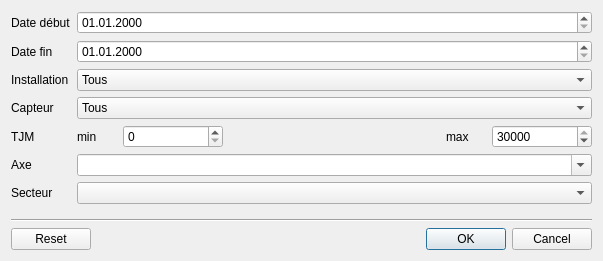
<?xml version="1.0" encoding="UTF-8"?>
<ui version="4.0">
 <class>Filter</class>
 <widget class="QDialog" name="Filter">
  <property name="geometry">
   <rect>
    <x>0</x>
    <y>0</y>
    <width>603</width>
    <height>261</height>
   </rect>
  </property>
  <property name="windowTitle">
   <string>Filter</string>
  </property>
  <layout class="QVBoxLayout" name="verticalLayout">
   <item>
    <layout class="QFormLayout" name="formLayout">
     <item row="0" column="0">
      <widget class="QLabel" name="label">
       <property name="text">
        <string>Date début</string>
       </property>
      </widget>
     </item>
     <item row="0" column="1">
      <widget class="QgsDateTimeEdit" name="start_date">
       <property name="locale">
        <locale language="French" country="France"/>
       </property>
       <property name="displayFormat">
        <string>dd.MM.yyyy </string>
       </property>
      </widget>
     </item>
     <item row="1" column="0">
      <widget class="QLabel" name="label_2">
       <property name="text">
        <string>Date fin</string>
       </property>
      </widget>
     </item>
     <item row="1" column="1">
      <widget class="QgsDateTimeEdit" name="end_date">
       <property name="displayFormat">
        <string>dd.MM.yyyy </string>
       </property>
      </widget>
     </item>
     <item row="2" column="0">
      <widget class="QLabel" name="label_3">
       <property name="text">
        <string>Installation</string>
       </property>
      </widget>
     </item>
     <item row="2" column="1">
      <widget class="QComboBox" name="installation">
       <item>
        <property name="text">
         <string>Tous</string>
        </property>
       </item>
       <item>
        <property name="text">
         <string>Permanent</string>
        </property>
       </item>
       <item>
        <property name="text">
         <string>Périodique</string>
        </property>
       </item>
      </widget>
     </item>
     <item row="3" column="0">
      <widget class="QLabel" name="label_4">
       <property name="text">
        <string>Capteur</string>
       </property>
      </widget>
     </item>
     <item row="3" column="1">
      <widget class="QComboBox" name="sensor">
       <item>
        <property name="text">
         <string>Tous</string>
        </property>
       </item>
       <item>
        <property name="text">
         <string>Boucle</string>
        </property>
       </item>
       <item>
        <property name="text">
         <string>Tube</string>
        </property>
       </item>
      </widget>
     </item>
     <item row="4" column="0">
      <widget class="QLabel" name="label_7">
       <property name="text">
        <string>TJM</string>
       </property>
      </widget>
     </item>
     <item row="4" column="1">
      <layout class="QGridLayout" name="gridLayout">
       <item row="0" column="1">
        <widget class="QSpinBox" name="tjm_min">
         <property name="minimumSize">
          <size>
           <width>100</width>
           <height>0</height>
          </size>
         </property>
         <property name="maximum">
          <number>30000</number>
         </property>
        </widget>
       </item>
       <item row="0" column="2">
        <spacer name="horizontalSpacer_2">
         <property name="orientation">
          <enum>Qt::Horizontal</enum>
         </property>
         <property name="sizeHint" stdset="0">
          <size>
           <width>40</width>
           <height>20</height>
          </size>
         </property>
        </spacer>
       </item>
       <item row="0" column="4">
        <widget class="QSpinBox" name="tjm_max">
         <property name="minimumSize">
          <size>
           <width>100</width>
           <height>0</height>
          </size>
         </property>
         <property name="maximum">
          <number>30000</number>
         </property>
         <property name="value">
          <number>30000</number>
         </property>
        </widget>
       </item>
       <item row="0" column="0">
        <widget class="QLabel" name="min_tjm">
         <property name="minimumSize">
          <size>
           <width>40</width>
           <height>0</height>
          </size>
         </property>
         <property name="text">
          <string>min</string>
         </property>
        </widget>
       </item>
       <item row="0" column="3">
        <widget class="QLabel" name="max_tjm">
         <property name="minimumSize">
          <size>
           <width>40</width>
           <height>0</height>
          </size>
         </property>
         <property name="text">
          <string>max</string>
         </property>
        </widget>
       </item>
      </layout>
     </item>
     <item row="5" column="0">
      <widget class="QLabel" name="label_6">
       <property name="text">
        <string>Axe</string>
       </property>
      </widget>
     </item>
     <item row="5" column="1">
      <widget class="QComboBox" name="axe">
       <property name="editable">
        <bool>true</bool>
       </property>
      </widget>
     </item>
     <item row="6" column="0">
      <widget class="QLabel" name="label_5">
       <property name="text">
        <string>Secteur</string>
       </property>
      </widget>
     </item>
     <item row="6" column="1">
      <widget class="QComboBox" name="sector">
       <property name="enabled">
        <bool>true</bool>
       </property>
      </widget>
     </item>
    </layout>
   </item>
   <item>
    <widget class="Line" name="line">
     <property name="orientation">
      <enum>Qt::Horizontal</enum>
     </property>
    </widget>
   </item>
   <item>
    <widget class="QDialogButtonBox" name="buttons">
     <property name="orientation">
      <enum>Qt::Horizontal</enum>
     </property>
     <property name="standardButtons">
      <set>QDialogButtonBox::Cancel|QDialogButtonBox::Ok|QDialogButtonBox::Reset</set>
     </property>
    </widget>
   </item>
  </layout>
 </widget>
 <customwidgets>
  <customwidget>
   <class>QgsDateTimeEdit</class>
   <extends>QDateTimeEdit</extends>
   <header>qgsdatetimeedit.h</header>
  </customwidget>
 </customwidgets>
 <resources/>
 <connections>
  <connection>
   <sender>buttons</sender>
   <signal>accepted()</signal>
   <receiver>Filter</receiver>
   <slot>accept()</slot>
   <hints>
    <hint type="sourcelabel">
     <x>248</x>
     <y>254</y>
    </hint>
    <hint type="destinationlabel">
     <x>157</x>
     <y>274</y>
    </hint>
   </hints>
  </connection>
  <connection>
   <sender>buttons</sender>
   <signal>rejected()</signal>
   <receiver>Filter</receiver>
   <slot>reject()</slot>
   <hints>
    <hint type="sourcelabel">
     <x>316</x>
     <y>260</y>
    </hint>
    <hint type="destinationlabel">
     <x>286</x>
     <y>274</y>
    </hint>
   </hints>
  </connection>
 </connections>
</ui>
